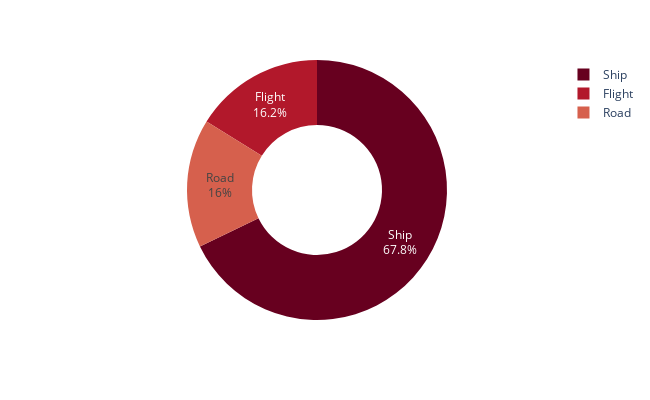

This figure's notebook cell:
### Code cell
# Shipment Method
import plotly.express as px
object_columns = df.select_dtypes(include= ['object'])
print(object_columns.head(3))
mode = object_columns['Mode_of_Shipment'].value_counts().reset_index()
mode.columns = ['Mode_of_Shipment', 'value_counts']
fig = px.pie(mode, names = 'Mode_of_Shipment', values = 'value_counts',
             color_discrete_sequence = px.colors.sequential.RdBu,
             width = 650, height = 400, hole = 0.5)
fig.update_traces(textinfo = 'percent+label')

### Figure 1 — Plotly figure (JSON) as saved in the notebook; plotly's stock layout.template omitted (floating-point values rounded to 4 significant figures)
{"data": [{"domain": {"x": [0, 1], "y": [0, 1]}, "hole": 0.5, "hovertemplate": "Mode_of_Shipment=%{label}<br>value_counts=%{value}<extra></extra>", "labels": ["Ship", "Flight", "Road"], "legendgroup": "", "name": "", "showlegend": true, "textinfo": "percent+label", "type": "pie", "values": [7462, 1777, 1760]}], "layout": {"height": 400, "legend": {"tracegroupgap": 0}, "margin": {"t": 60}, "piecolorway": ["rgb(103,0,31)", "rgb(178,24,43)", "rgb(214,96,77)", "rgb(244,165,130)", "rgb(253,219,199)", "rgb(247,247,247)", "rgb(209,229,240)", "rgb(146,197,222)", "rgb(67,147,195)", "rgb(33,102,172)", "rgb(5,48,97)"], "width": 650}}
